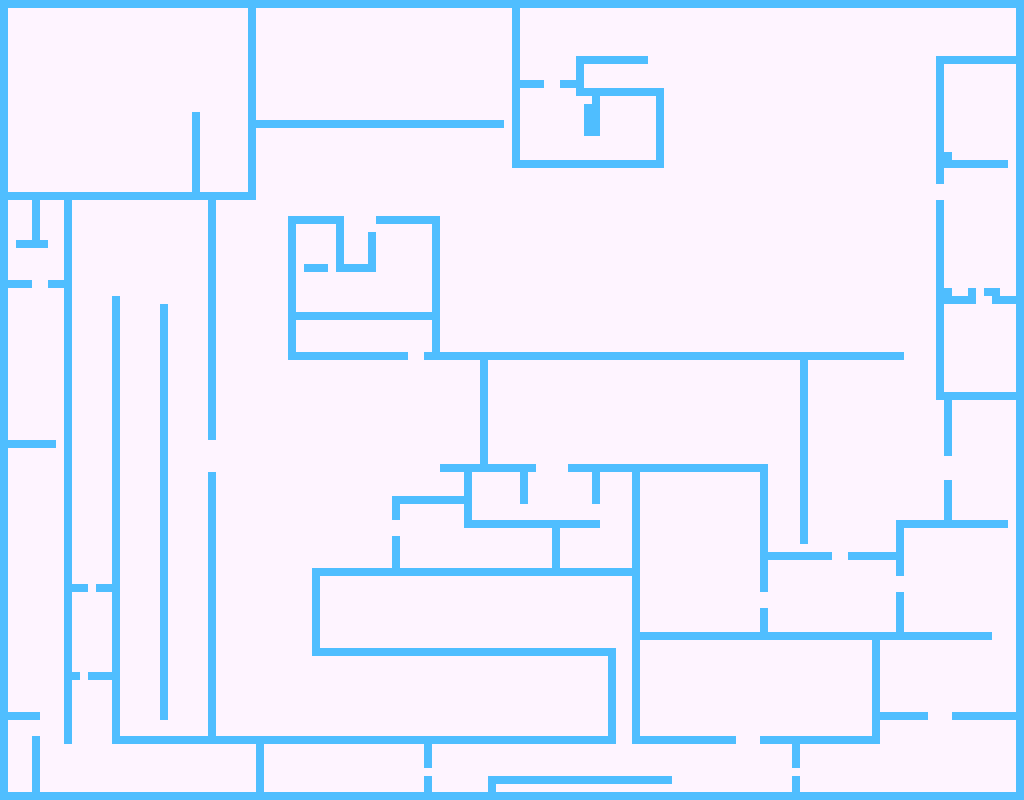

This game map was drawn from its Tiled (.tmx) file and the tilesets committed beside it. A one-line description and the trimmed map source follow:
An orthogonal 128x100 tile map with 8x8 px tiles, 2 tile layers (Graphics, Collisions), 2 tilesets.

<map version="1.2" tiledversion="1.2.3" orientation="orthogonal" renderorder="right-down" width="128" height="100" tilewidth="8" tileheight="8" infinite="0" nextlayerid="16" nextobjectid="1">
 <tileset firstgid="1" name="Minimal" tilewidth="32" tileheight="32" tilecount="16" columns="4">
  <image source="tileset.png" width="128" height="128" />
 </tileset>
 <tileset firstgid="17" name="TileMini" tilewidth="8" tileheight="8" tilecount="256" columns="16">
  <image source="tileset2.png" width="128" height="128" />
 </tileset>
 <layer id="13" name="Graphics" width="128" height="100">
  <properties>
   <property name="Draw" type="bool" value="true" />
  </properties>
  <data>[12800 cells, 12800 non-empty, 1 distinct tile ids]</data>
 </layer>
 <layer id="15" name="Collisions" width="128" height="100">
  <properties>
   <property name="Draw" type="bool" value="false" />
   <property name="Navigation" type="bool" value="true" />
  </properties>
  <data>[12800 cells, 1666 non-empty, 1 distinct tile ids]</data>
 </layer>
</map>